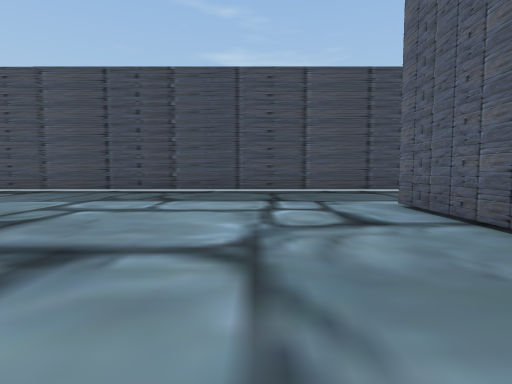
[1] (above)

16 first-person views from a walk through a Unity game level. The camera is 1.2 m above the floor, tilts 4° down and sees 80° across. The floor is counted in squares, 2 m on a side. Each view is taken from the middle of a square. On the plan, view 1 faces up. The plan holds only what a view shows up to about 9 squares ahead; the rest is blank. The place goes on beyond the plan. The player is left out.

[2]
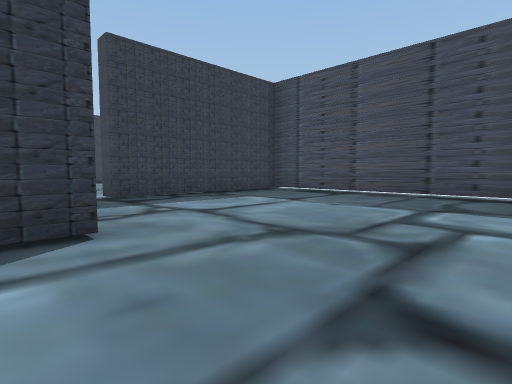

[3]
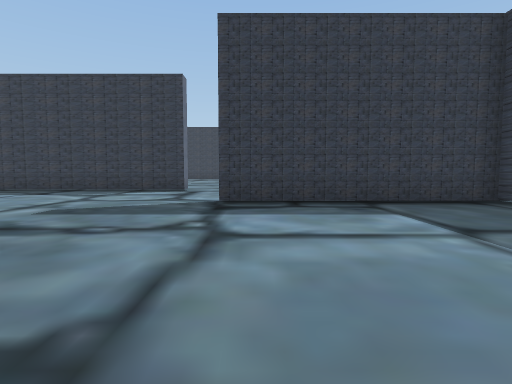

[4]
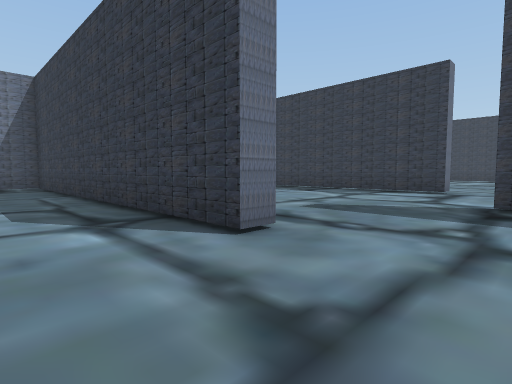

[5]
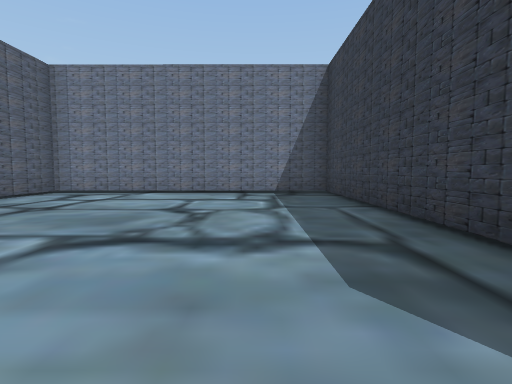

[6]
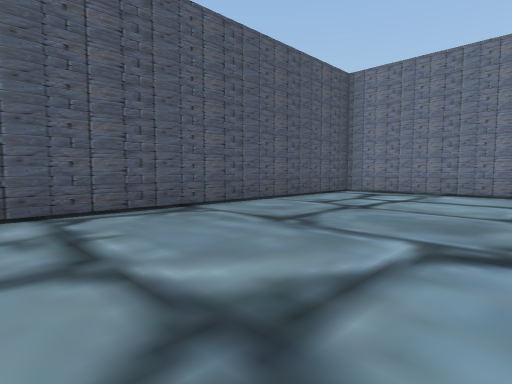

[7]
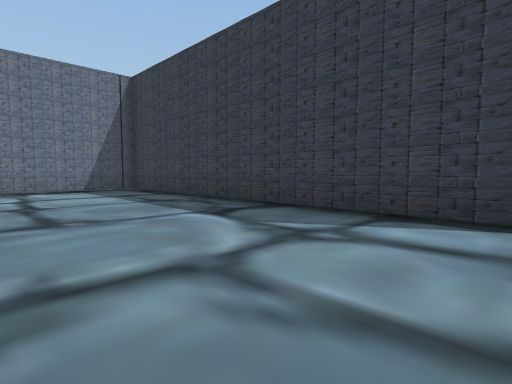

[8]
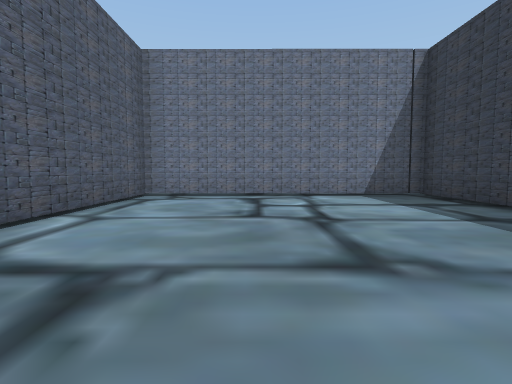

[9]
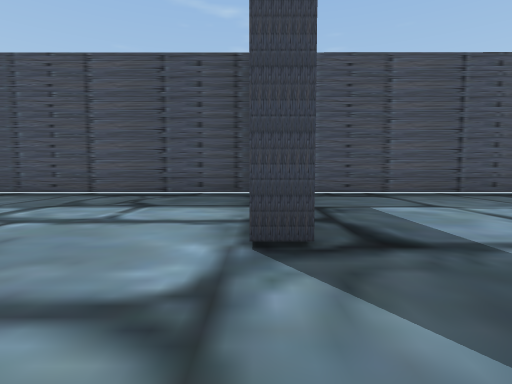

[10]
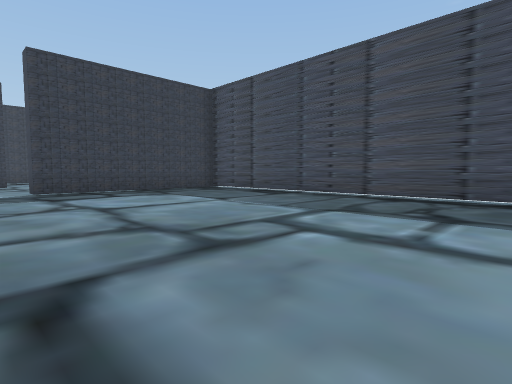

[11]
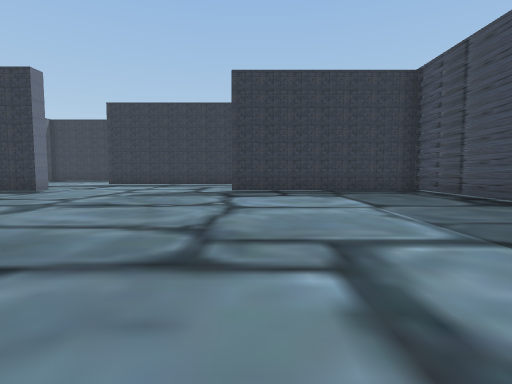

[12]
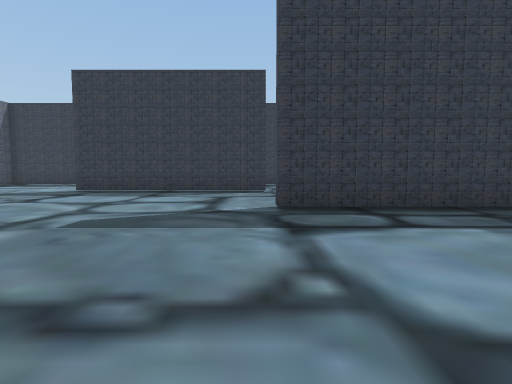

[13]
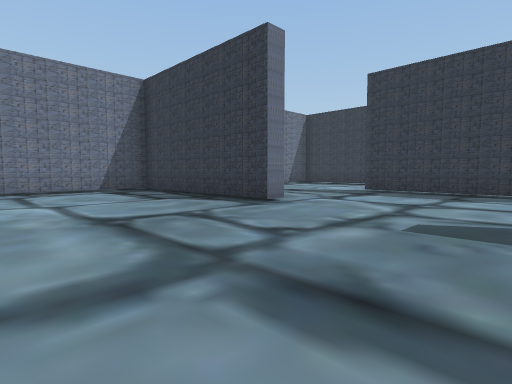

[14]
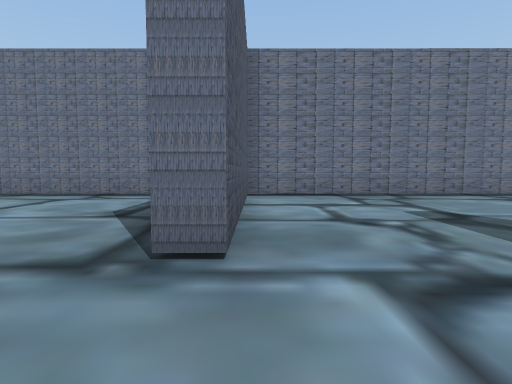

[15]
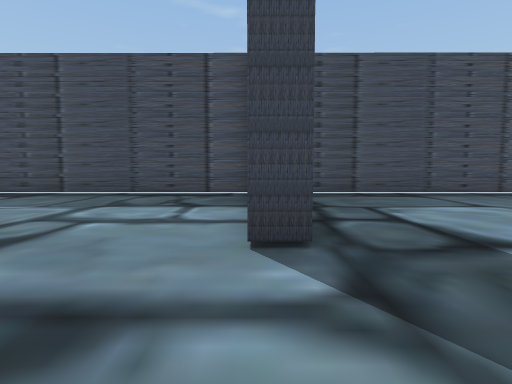

[16]
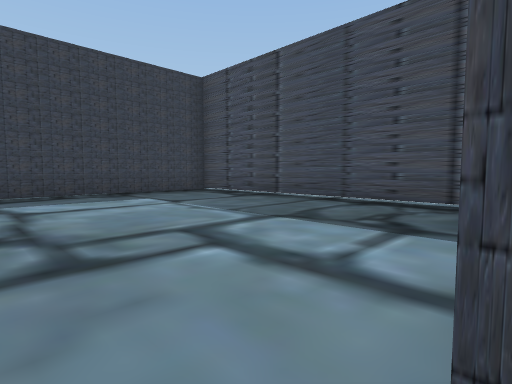

### Floor plan
Points are (right, up) in squares from view 1. A wall is a line through its corners. A room is listed if a view was taken in it or the views show most of it. See-through windows are left out.
Room 1 (views 1, 2, 3, 4, 5, 6, 7, 8, 9, 10, 11)
walls: (-5.5, 1.9) (-4.9, 1.9) (-4.9, -7.2) (2.4, -7.2) (2.4, 0.6); (2.4, 2.8) (2.4, 5.2); (-11.9, 1.9) (-11.9, -7.2) (-5.4, -7.2) (-5.4, -3); (2.5, 8.4) (-8.5, 8.4) (-8.5, 3.3) (-9.1, 3.3)
ways out: opening at (-10.7, 3) to room 2; opening at (3, 7)
Room 2 (views 12, 13, 14, 15, 16)
walls: (-22.6, 3.4) (-22.6, -2.1); (-12.5, 1.9) (-11.9, 1.9); (-19.2, 8.4) (-26.3, 8.5); (-18.8, -6.9) (-18.8, -2) (-18.3, -2) (-18.3, -6.5); (-17.7, -7.1) (-13, -7.2); (-25.1, -7.1) (-18.7, -7.1); (-26.7, 8.1) (-26.7, 4.6); (-9, 8.4) (-18.6, 8.4) (-18.6, 3.3) (-19.1, 3.3)
ways out: opening at (-10.7, 3) to room 1; opening at (-25, 3.7)

Where each view was taken, in squares from view 1:
view 1: 0 up, 0 right, facing up
view 2: 1 up, 2 left, facing up-left
view 3: 4 up, 3 left, facing left
view 4: 4 up, 3 left, facing down-left
view 5: 1 up, 3 left, facing down
view 6: 1 up, 2 left, facing down-right
view 7: 2 up, 8 left, facing down-left
view 8: 0 up, 8 left, facing down
view 9: 1 up, 9 left, facing up
view 10: 2 up, 10 left, facing up-left
view 11: 4 up, 10 left, facing left
view 12: 3 up, 14 left, facing left
view 13: 2 up, 14 left, facing down-left
view 14: 0 up, 19 left, facing down
view 15: 1 up, 19 left, facing up
view 16: 3 up, 19 left, facing up-left
